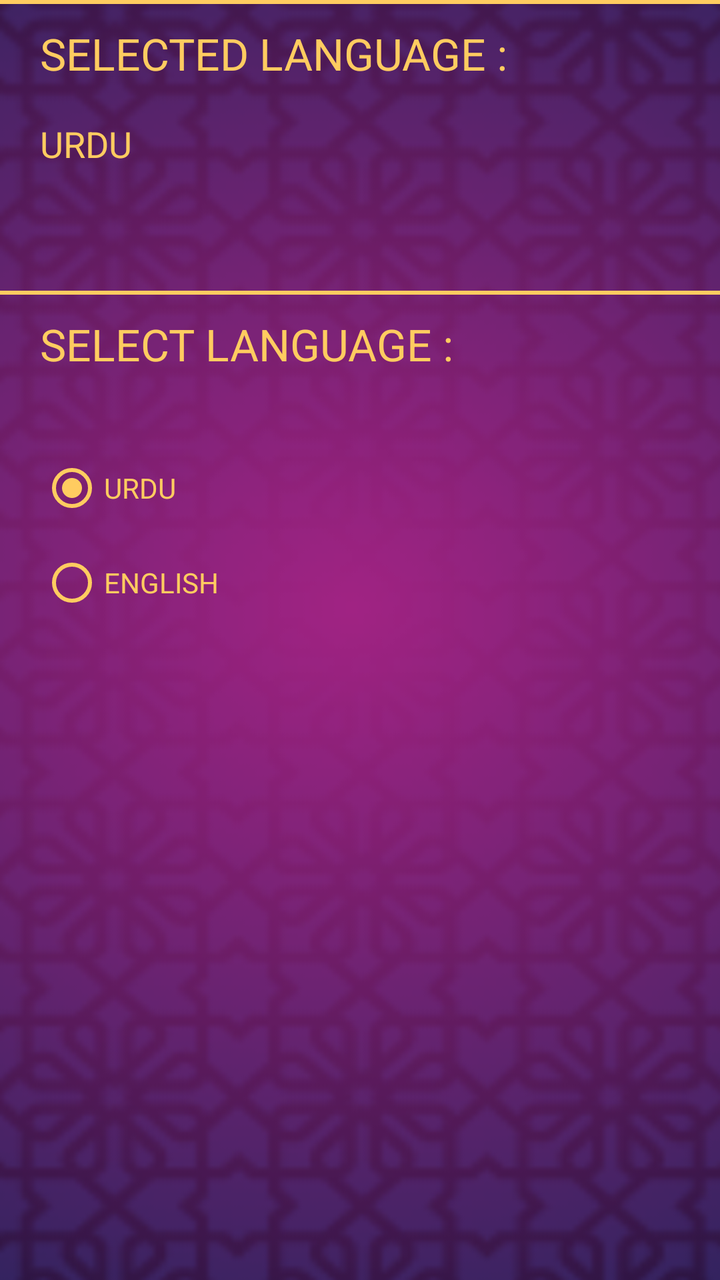
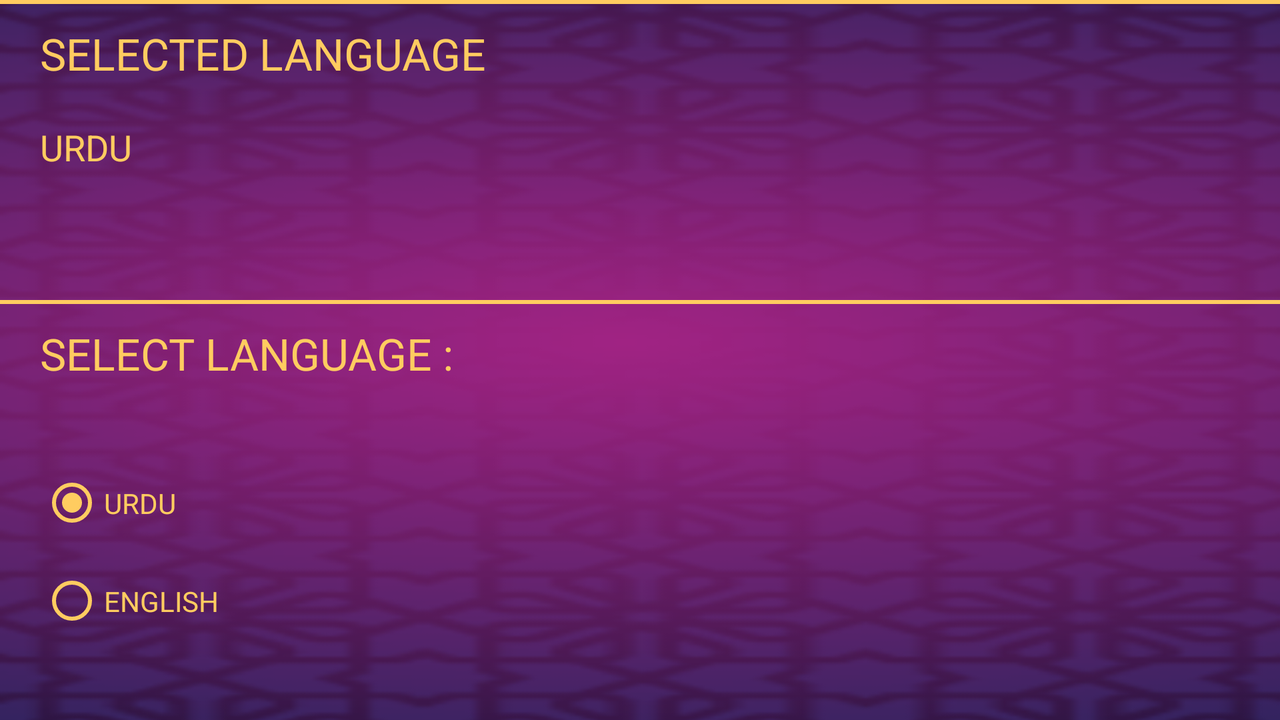

Compare how this app lays out the same screen by default and in its alternative resource folder. The renders come first, then the two layout files and the values they reference.
<!-- AndroidManifest.xml: application theme AppTheme -->
<!-- res/layout/activity_setting.xml -->
<?xml version="1.0" encoding="utf-8"?>
<LinearLayout xmlns:android="http://schemas.android.com/apk/res/android"
    android:layout_width="match_parent"
    android:layout_height="match_parent"
    android:background="@drawable/backgr"
    android:fitsSystemWindows="true"
    android:orientation="vertical"
    android:layout_weight="11"
    >

    <LinearLayout
        android:layout_width="match_parent"
        android:layout_height="0dp"
        android:layout_weight="6"
        android:orientation="vertical"
        android:weightSum="5">


    <LinearLayout
        android:layout_width="match_parent"
        android:layout_height="0dp"
        android:layout_weight="2"
        android:orientation="vertical"
        android:weightSum="3">

        <View
            android:layout_width="match_parent"
            android:layout_height="2dp"
            android:background="@color/text_color" />

        <TextView
            android:id="@+id/selected"
            android:layout_width="match_parent"
            android:layout_height="0dp"
            android:layout_marginTop="10dp"
            android:layout_marginLeft="20dp"
            android:ellipsize="marquee"
            android:singleLine="true"
            android:marqueeRepeatLimit="marquee_forever"
            android:layout_weight="1"
            android:text="SELECTED LANGUAGE :"
            android:textAppearance="?android:textAppearanceLarge"
            android:textColor="@color/text_color" />

        <TextView
            android:id="@+id/settingtext"
            android:layout_width="match_parent"
            android:layout_height="0dp"
            android:layout_weight="1"
            android:layout_marginTop="10dp"
            android:layout_marginLeft="20dp"
            android:text="URDU"
            android:textColor="@color/text_color"
            android:textAppearance="@style/Base.TextAppearance.AppCompat.Medium"/>

    </LinearLayout>

    <LinearLayout
        android:layout_width="match_parent"
        android:layout_height="0dp"
        android:layout_weight="2.5"
        android:layout_marginTop="10dp"
        android:orientation="vertical"
        android:weightSum="2.5">

        <View
            android:layout_width="match_parent"
            android:layout_height="2dp"
            android:background="@color/text_color" />

        <TextView
            android:id="@+id/tv"
            android:layout_width="match_parent"
            android:layout_height="0dp"
            android:layout_marginTop="10dp"
            android:layout_marginLeft="20dp"
            android:ellipsize="marquee"
            android:singleLine="true"
            android:marqueeRepeatLimit="marquee_forever"
            android:layout_weight="1"
            android:text="SELECT LANGUAGE :"
            android:textAppearance="?android:textAppearanceLarge"
            android:textColor="@color/text_color" />

        <RadioGroup
            android:id="@+id/rg"
            android:layout_width="match_parent"
            android:layout_height="0dp"
            android:layout_marginLeft="20dp"
            android:layout_weight="1.5"
            android:weightSum="2">

            <RadioButton
                android:id="@+id/rb_urd"
                android:layout_width="match_parent"
                android:layout_height="0dp"
                android:layout_weight="1"
                android:checked="true"
                android:text="URDU"
                android:textColor="@color/text_color" />

            <RadioButton
                android:id="@+id/rb_eng"
                android:layout_width="match_parent"
                android:layout_height="0dp"
                android:layout_weight="1"
                android:text="ENGLISH"
                android:textColor="@color/text_color" />


        </RadioGroup>
    </LinearLayout>

    </LinearLayout>
    <LinearLayout
        android:layout_width="match_parent"
        android:layout_height="0dp"
        android:layout_weight="5"
        android:orientation="vertical"
        android:weightSum="5">
        </LinearLayout>
</LinearLayout>
<!-- resources referenced by this layout -->
<resources>
  <color name="text_color">#ffcc60</color>
  <!-- drawable backgr: png bitmap (drawable-nodpi, 110352 bytes) -->
  <style name="AppTheme" parent="Theme.AppCompat.Light.DarkActionBar">
          <item name="titleTextColor">@color/colorAccent</item>
          <item name="subtitleTextColor">@color/colorAccent</item>
          <item name="android:textColorSecondary">@color/colorAccent</item>
          <item name="colorPrimary">@color/colorPrimary</item>
          <item name="colorPrimaryDark">@color/colorPrimaryDark</item>
          <item name="colorAccent">@color/colorAccent</item>
          <item name="android:windowTitleSize">14dp</item>
          <item name="android:itemBackground">@color/custombackground</item>
          <item name="android:itemTextAppearance">@style/myCustomMenuTextApearance</item>
          <item name="android:spinnerDropDownItemStyle">@style/mySpinnerItemStyle</item>
          <item name="android:actionOverflowButtonStyle">@style/MyActionButtonOverflow</item>
  
      </style>
  <color name="colorAccent">#ffcc60</color>
  <color name="colorPrimary">@android:color/transparent</color>
  <color name="colorPrimaryDark">@android:color/transparent</color>
  <color name="custombackground">#4a2367</color>
  <style name="myCustomMenuTextApearance" parent="@android:style/TextAppearance.Widget.IconMenu.Item">
          <item name="android:textColor">@color/colorAccent</item>
      </style>
  
      //my sppinner items text color
  <style name="mySpinnerItemStyle" parent="@android:style/Widget.Holo.DropDownItem.Spinner">
          <item name="android:textColor">@color/text_color</item>
      </style>
  
      //progress dialog style
  <style name="MyActionButtonOverflow" parent="android:style/Widget.Holo.Light.ActionButton.Overflow">
          <item name="android:src">@mipmap/options_menu</item>
      </style>
</resources>
<!-- res/layout-land/activity_setting.xml (the author's variant of the layout above) -->
<!-- drawn on the phone turned sideways -->
<?xml version="1.0" encoding="utf-8"?>
<LinearLayout xmlns:android="http://schemas.android.com/apk/res/android"
    android:layout_width="match_parent"
    android:layout_height="match_parent"
    android:background="@drawable/backgr"
    android:fitsSystemWindows="true"
    android:orientation="vertical"
    android:layout_weight="11"
    >

    <LinearLayout
        android:layout_width="match_parent"
        android:layout_height="0dp"
        android:layout_weight="6"
        android:orientation="vertical"
        android:weightSum="5">


    <LinearLayout
        android:layout_width="match_parent"
        android:layout_height="0dp"
        android:layout_weight="2"
        android:orientation="vertical"
        android:weightSum="3">

        <View
            android:layout_width="match_parent"
            android:layout_height="2dp"
            android:background="@color/text_color" />

        <TextView
            android:id="@+id/selected"
            android:layout_width="match_parent"
            android:ellipsize="marquee"
            android:singleLine="true"
            android:marqueeRepeatLimit="marquee_forever"
            android:layout_height="0dp"
            android:layout_marginTop="10dp"
            android:layout_marginLeft="20dp"
            android:layout_weight="1"
            android:text="SELECTED LANGUAGE"
            android:textAppearance="?android:textAppearanceLarge"
            android:textColor="@color/text_color" />

        <TextView
            android:id="@+id/settingtext"
            android:layout_width="match_parent"
            android:layout_height="0dp"
            android:layout_weight="1"
            android:layout_marginTop="10dp"
            android:layout_marginLeft="20dp"
            android:text="URDU"
            android:textColor="@color/text_color"
            android:textAppearance="@style/Base.TextAppearance.AppCompat.Medium"/>

    </LinearLayout>

    <LinearLayout
        android:layout_width="match_parent"
        android:layout_height="0dp"
        android:layout_weight="2.5"
        android:layout_marginTop="10dp"
        android:orientation="vertical"
        android:weightSum="2.5">

        <View
            android:layout_width="match_parent"
            android:layout_height="2dp"
            android:background="@color/text_color" />

        <TextView
            android:id="@+id/tv"
            android:ellipsize="marquee"
            android:singleLine="true"
            android:marqueeRepeatLimit="marquee_forever"
            android:layout_width="match_parent"
            android:layout_height="0dp"
            android:layout_marginTop="10dp"
            android:layout_marginLeft="20dp"
            android:layout_weight="1"
            android:text="SELECT LANGUAGE :"
            android:textAppearance="?android:textAppearanceLarge"
            android:textColor="@color/text_color" />

        <RadioGroup
            android:id="@+id/rg"
            android:layout_width="match_parent"
            android:layout_height="0dp"
            android:layout_marginLeft="20dp"
            android:layout_weight="1.5"
            android:weightSum="2">

            <RadioButton
                android:id="@+id/rb_urd"
                android:layout_width="match_parent"
                android:layout_height="0dp"
                android:layout_weight="1"
                android:checked="true"
                android:text="URDU"
                android:textColor="@color/text_color" />

            <RadioButton
                android:id="@+id/rb_eng"
                android:layout_width="match_parent"
                android:layout_height="0dp"
                android:layout_weight="1"
                android:text="ENGLISH"
                android:textColor="@color/text_color" />


        </RadioGroup>
    </LinearLayout>

    </LinearLayout>

</LinearLayout>
